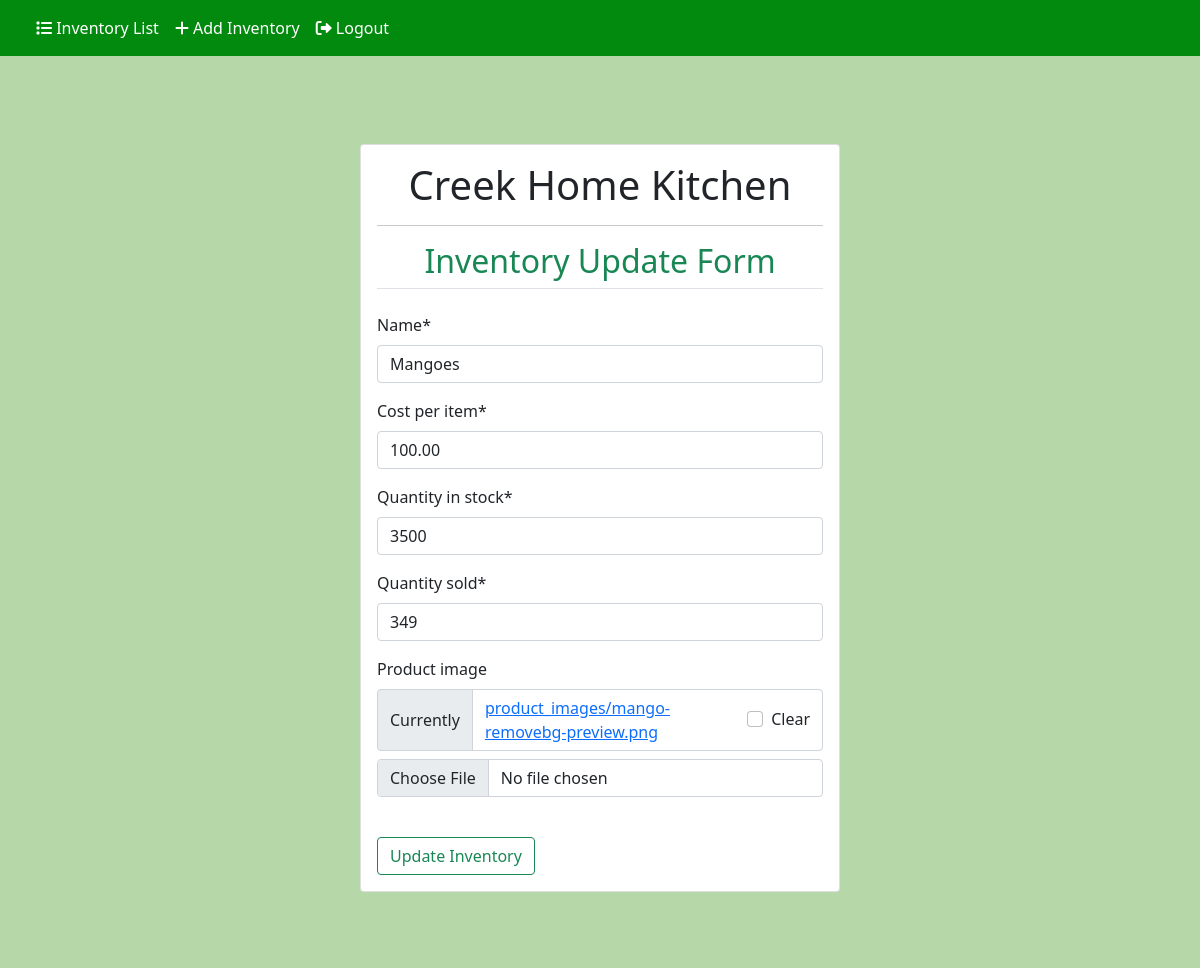
The page /inventory/update/11 (signed in) on the database its author committed.
### inventory/models.py (models this page shows, shortened)
class Inventory(models.Model):
    name = models.CharField(max_length=100, null=False, blank=False)
    cost_per_item = models.DecimalField(max_digits=19, decimal_places=2, null=False, blank=False)
    quantity_in_stock = models.IntegerField(null=False, blank=False)
    quantity_sold = models.IntegerField(null=False, blank=False)
    total_sales = models.DecimalField(max_digits=19, decimal_places=2, null=False, blank=False)
    stock_date = models.DateField(auto_now_add=True)
    last_sales_date = models.DateField(auto_now=True)
    product_image = models.ImageField(upload_to='product_images/', null=True, blank=True)

### inventory/views.py (the view)
# urls.py: path("update/<int:pk>", update_inventory, name="update_inventory"),
@login_required
def update_inventory(request, pk):
    inventory = get_object_or_404(Inventory, pk=pk)
    if request.method == "POST":
        update_form = UpdateInventoryForm(data=request.POST, instance=inventory)
        if update_form.is_valid():
            update_form.save()
            return redirect('inventory_list')
    else:
        update_form = UpdateInventoryForm(instance=inventory)
    context = {"form": update_form}
    return render(request, "inventory/inventory_update.html", context=context)

### inventory/forms.py
class UpdateInventoryForm(forms.ModelForm):
    class Meta:
        model = Inventory
        fields = ['name', 'cost_per_item', 'quantity_in_stock', 'quantity_sold', 'product_image']

### templates/inventory/inventory_update.html (shortened to what this page needs)
{% extends "../layout.html" %}
{% load crispy_forms_tags %}
{% load static %}
{% block content %}
<div class="content-section d-flex align-items-center justify-content-center">
    <div class="card m-4" style="width: 30rem;">
        <div class="card-body">
            <form method="POST" enctype="multipart/form-data">
                <fieldset>
                    <legend class="border-bottom pd-2 mb-4 text-center">
                        <h1 class="font-weight-bold">Creek Home Kitchen</h1>
                        <hr class="my-3">
                        <h2 class="text-success">Inventory Update Form</h2>
                    </legend>
                    <div class="form-group">
                        {{ form|crispy }}
                    </div>
                    <div class="form-group pt-4">
                        <button class="btn btn-outline-success" type="submit">Update Inventory</button>
                    </div>
                </fieldset>
            </form>
        </div>
    </div>
</div>
{% endblock %}

### chkimsv20/static/css/main.css (style rules this page uses)
body { background-color: rgb(182,215,168); }
.content-section { background:#b6d7a8; margin: 40px; padding: 1.5rem 1.5rem; border-radius: 10px; }

### rows shown on the page
Inventory: name "Mangoes", cost_per_item "100.00", quantity_in_stock "3500", quantity_sold "349"
